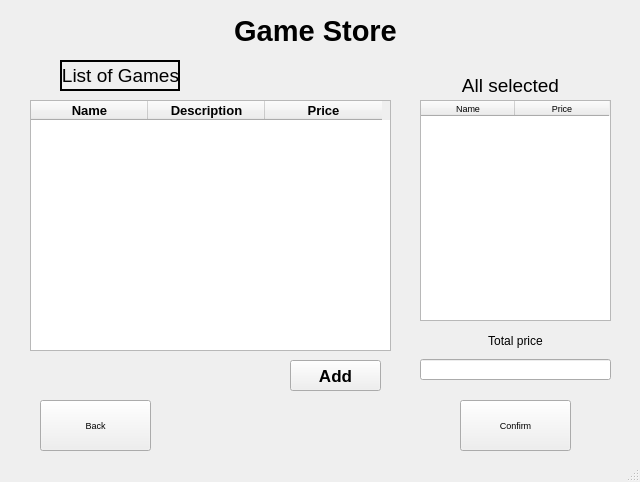
<?xml version="1.0" encoding="UTF-8"?>
<ui version="4.0">
 <class>MainWindow</class>
 <widget class="QMainWindow" name="MainWindow">
  <property name="geometry">
   <rect>
    <x>0</x>
    <y>0</y>
    <width>640</width>
    <height>482</height>
   </rect>
  </property>
  <property name="font">
   <font>
    <pointsize>7</pointsize>
   </font>
  </property>
  <property name="windowTitle">
   <string>MainWindow</string>
  </property>
  <widget class="QWidget" name="centralwidget">
   <widget class="QLabel" name="label">
    <property name="geometry">
     <rect>
      <x>170</x>
      <y>0</y>
      <width>291</width>
      <height>61</height>
     </rect>
    </property>
    <property name="font">
     <font>
      <pointsize>22</pointsize>
      <weight>75</weight>
      <bold>true</bold>
     </font>
    </property>
    <property name="layoutDirection">
     <enum>Qt::LeftToRight</enum>
    </property>
    <property name="text">
     <string>Game Store</string>
    </property>
    <property name="alignment">
     <set>Qt::AlignCenter</set>
    </property>
   </widget>
   <widget class="QPushButton" name="backBtn">
    <property name="geometry">
     <rect>
      <x>40</x>
      <y>400</y>
      <width>111</width>
      <height>51</height>
     </rect>
    </property>
    <property name="text">
     <string>Back</string>
    </property>
   </widget>
   <widget class="QFrame" name="frame">
    <property name="geometry">
     <rect>
      <x>60</x>
      <y>60</y>
      <width>120</width>
      <height>31</height>
     </rect>
    </property>
    <property name="frameShape">
     <enum>QFrame::WinPanel</enum>
    </property>
    <property name="frameShadow">
     <enum>QFrame::Plain</enum>
    </property>
    <property name="lineWidth">
     <number>1</number>
    </property>
    <property name="midLineWidth">
     <number>0</number>
    </property>
    <widget class="QLabel" name="label_2">
     <property name="geometry">
      <rect>
       <x>0</x>
       <y>0</y>
       <width>121</width>
       <height>31</height>
      </rect>
     </property>
     <property name="font">
      <font>
       <pointsize>14</pointsize>
      </font>
     </property>
     <property name="text">
      <string>List of Games</string>
     </property>
     <property name="textFormat">
      <enum>Qt::AutoText</enum>
     </property>
     <property name="alignment">
      <set>Qt::AlignCenter</set>
     </property>
     <property name="wordWrap">
      <bool>false</bool>
     </property>
    </widget>
   </widget>
   <widget class="QPushButton" name="ConfirmBtn">
    <property name="geometry">
     <rect>
      <x>460</x>
      <y>400</y>
      <width>111</width>
      <height>51</height>
     </rect>
    </property>
    <property name="text">
     <string>Confirm</string>
    </property>
   </widget>
   <widget class="QTableWidget" name="tableWidget">
    <property name="geometry">
     <rect>
      <x>30</x>
      <y>100</y>
      <width>361</width>
      <height>251</height>
     </rect>
    </property>
    <property name="minimumSize">
     <size>
      <width>347</width>
      <height>20</height>
     </size>
    </property>
    <property name="maximumSize">
     <size>
      <width>16777211</width>
      <height>16777215</height>
     </size>
    </property>
    <property name="font">
     <font>
      <pointsize>10</pointsize>
      <weight>75</weight>
      <italic>false</italic>
      <bold>true</bold>
      <strikeout>false</strikeout>
      <kerning>true</kerning>
     </font>
    </property>
    <property name="mouseTracking">
     <bool>false</bool>
    </property>
    <property name="autoFillBackground">
     <bool>false</bool>
    </property>
    <property name="frameShadow">
     <enum>QFrame::Sunken</enum>
    </property>
    <property name="lineWidth">
     <number>5</number>
    </property>
    <property name="midLineWidth">
     <number>0</number>
    </property>
    <property name="showGrid">
     <bool>true</bool>
    </property>
    <property name="gridStyle">
     <enum>Qt::SolidLine</enum>
    </property>
    <property name="columnCount">
     <number>3</number>
    </property>
    <attribute name="horizontalHeaderCascadingSectionResizes">
     <bool>false</bool>
    </attribute>
    <attribute name="horizontalHeaderDefaultSectionSize">
     <number>117</number>
    </attribute>
    <attribute name="horizontalHeaderHighlightSections">
     <bool>true</bool>
    </attribute>
    <attribute name="horizontalHeaderMinimumSectionSize">
     <number>46</number>
    </attribute>
    <attribute name="horizontalHeaderShowSortIndicator" stdset="0">
     <bool>false</bool>
    </attribute>
    <attribute name="horizontalHeaderStretchLastSection">
     <bool>false</bool>
    </attribute>
    <attribute name="verticalHeaderShowSortIndicator" stdset="0">
     <bool>false</bool>
    </attribute>
    <column>
     <property name="text">
      <string>Name</string>
     </property>
    </column>
    <column>
     <property name="text">
      <string>Description</string>
     </property>
    </column>
    <column>
     <property name="text">
      <string>Price</string>
     </property>
    </column>
   </widget>
   <widget class="QPushButton" name="addBtn">
    <property name="geometry">
     <rect>
      <x>290</x>
      <y>360</y>
      <width>91</width>
      <height>31</height>
     </rect>
    </property>
    <property name="font">
     <font>
      <pointsize>13</pointsize>
      <weight>75</weight>
      <bold>true</bold>
     </font>
    </property>
    <property name="text">
     <string>Add</string>
    </property>
   </widget>
   <widget class="QTableWidget" name="tableWidget_2">
    <property name="geometry">
     <rect>
      <x>420</x>
      <y>100</y>
      <width>191</width>
      <height>221</height>
     </rect>
    </property>
    <attribute name="horizontalHeaderDefaultSectionSize">
     <number>94</number>
    </attribute>
    <column>
     <property name="text">
      <string>Name</string>
     </property>
    </column>
    <column>
     <property name="text">
      <string>Price</string>
     </property>
    </column>
   </widget>
   <widget class="QLabel" name="label_3">
    <property name="geometry">
     <rect>
      <x>450</x>
      <y>70</y>
      <width>121</width>
      <height>31</height>
     </rect>
    </property>
    <property name="font">
     <font>
      <pointsize>14</pointsize>
     </font>
    </property>
    <property name="text">
     <string>All selected</string>
    </property>
    <property name="textFormat">
     <enum>Qt::AutoText</enum>
    </property>
    <property name="alignment">
     <set>Qt::AlignCenter</set>
    </property>
    <property name="wordWrap">
     <bool>false</bool>
    </property>
   </widget>
   <widget class="QLabel" name="label_4">
    <property name="geometry">
     <rect>
      <x>480</x>
      <y>330</y>
      <width>71</width>
      <height>21</height>
     </rect>
    </property>
    <property name="font">
     <font>
      <pointsize>9</pointsize>
     </font>
    </property>
    <property name="text">
     <string>Total price</string>
    </property>
    <property name="textFormat">
     <enum>Qt::AutoText</enum>
    </property>
    <property name="alignment">
     <set>Qt::AlignCenter</set>
    </property>
    <property name="wordWrap">
     <bool>false</bool>
    </property>
   </widget>
   <widget class="QLineEdit" name="totalprice">
    <property name="geometry">
     <rect>
      <x>420</x>
      <y>359</y>
      <width>191</width>
      <height>21</height>
     </rect>
    </property>
    <property name="readOnly">
     <bool>true</bool>
    </property>
   </widget>
  </widget>
  <widget class="QStatusBar" name="statusbar"/>
 </widget>
 <resources/>
 <connections/>
</ui>
